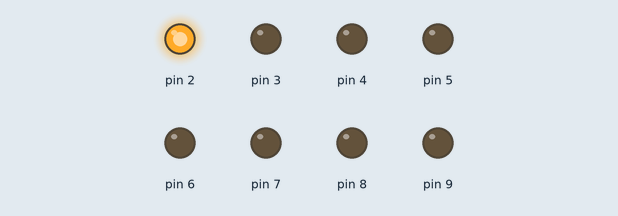
Bench run of a sketch on a simulated Arduino Uno, built with avr-gcc and run on an emulated ATmega328P. Shown: output pins drawn as LEDs (lit = HIGH).

Above: at 0.2 s.
At 1.2 s:
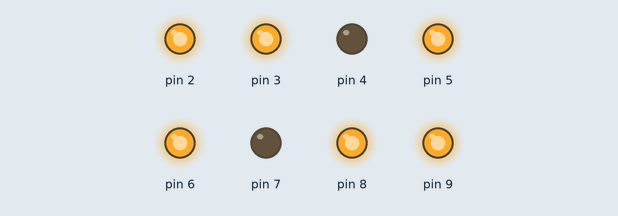
At 3.2 s:
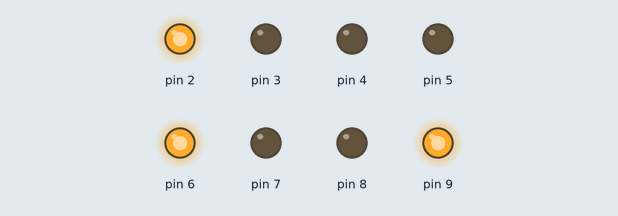
At 6.2 s:
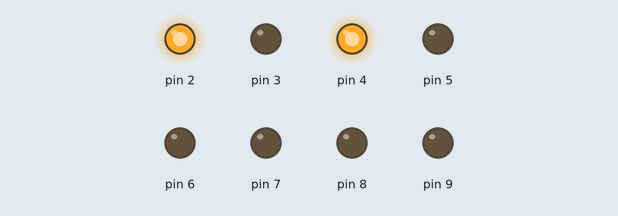
At 9.2 s:
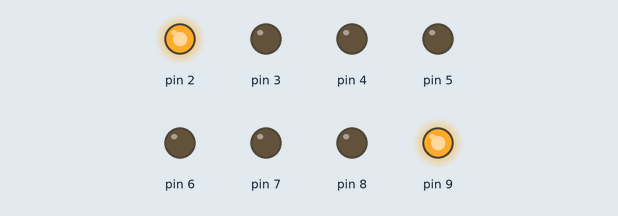
At 12.7 s:
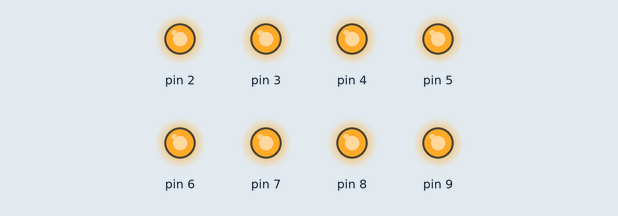
Timing chart, 0 to 13.0 s (numbered marks = the images above):
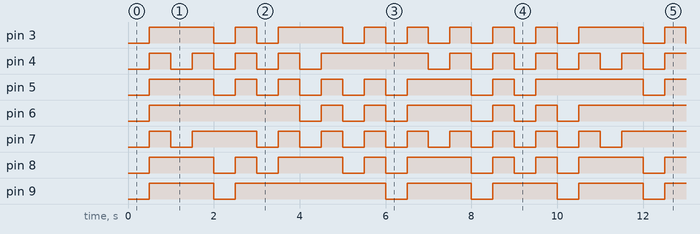

The sketch:

Number.ino
```cpp
/*
19 MC猜数字 - 1 电路搭建
太极创客
www.taichi-maker.com

此程序用于太极创客<<零基础入门学用Arduino教程>>中
MC猜数字电路测试使用。

2017-04-21
*/
void setup() {
  pinMode(2, INPUT_PULLUP);
  for (int i = 2; i <= 9; i++) {
    pinMode(i, OUTPUT);
  }
}

// the loop function runs over and over again forever
void loop() {
  int myNumber = 0;
  while(myNumber <= 9){
    displayNumber(myNumber);
    delay(500);
    displayClear();
    myNumber++;
    while(!digitalRead(2)){
      digitalWrite(5, LOW);
      digitalWrite(6, LOW);
      digitalWrite(7, LOW);
      digitalWrite(8, LOW);
      digitalWrite(9, LOW);
    }
    delay(500);
  }
}
void displayClear(){
  // 清理显示内容
  digitalWrite(3, HIGH);
  digitalWrite(4, HIGH);
  digitalWrite(5, HIGH);
  digitalWrite(6, HIGH);
  digitalWrite(7, HIGH);
  digitalWrite(8, HIGH);
  digitalWrite(9, HIGH);
}

void displayNumber(int number){
  switch(number){
    case 1:
      digitalWrite(4, LOW);
      digitalWrite(7, LOW);
      break;
    case 2:
      digitalWrite(3, LOW);
      digitalWrite(4, LOW);
      digitalWrite(5, LOW);
      digitalWrite(8, LOW);
      digitalWrite(9, LOW);
      break;
    case 3:
      digitalWrite(3, LOW);
      digitalWrite(4, LOW);
      digitalWrite(5, LOW);
      digitalWrite(7, LOW);
      digitalWrite(8, LOW);
      break;
    case 4:
      digitalWrite(4, LOW);
      digitalWrite(5, LOW);
      digitalWrite(6, LOW);
      digitalWrite(7, LOW);
      break;
    case 5:
      digitalWrite(3, LOW);
      digitalWrite(5, LOW);
      digitalWrite(6, LOW);
      digitalWrite(7, LOW);
      digitalWrite(8, LOW);
      break;
    case 6:
      digitalWrite(3, LOW);
      digitalWrite(5, LOW);
      digitalWrite(6, LOW);
      digitalWrite(7, LOW);
      digitalWrite(8, LOW);
      digitalWrite(9, LOW);
      break;
    case 7:
      digitalWrite(3, LOW);
      digitalWrite(4, LOW);
      digitalWrite(7, LOW);
      break;
    case 8:
      digitalWrite(3, LOW);
      digitalWrite(4, LOW);
      digitalWrite(5, LOW);
      digitalWrite(6, LOW);
      digitalWrite(7, LOW);
      digitalWrite(8, LOW);
      digitalWrite(9, LOW);
      break;
    case 9:
      digitalWrite(3, LOW);
      digitalWrite(4, LOW);
      digitalWrite(5, LOW);
      digitalWrite(6, LOW);
      digitalWrite(7, LOW);
      digitalWrite(8, LOW);
      break;
    case 0:
      digitalWrite(3, LOW);
      digitalWrite(4, LOW);
      digitalWrite(6, LOW);
      digitalWrite(7, LOW);
      digitalWrite(8, LOW);
      digitalWrite(9, LOW);
      break;
    default:
      digitalWrite(5, LOW);
    }
}
```

Measured:
- by itself, pin 3: repeats every 10.0 s: LOW 0.50 s, HIGH 0.50 s, LOW 0.50 s, HIGH 1.5 s, 5 × (LOW 0.50 s, HIGH 0.50 s), LOW 0.50 s, HIGH 1.5 s
- by itself, pin 4: repeats every 10.0 s: 3 × (LOW 0.50 s, HIGH 0.50 s), LOW 0.50 s, HIGH 2.5 s, 4 × (LOW 0.50 s, HIGH 0.50 s)
- by itself, pin 5: repeats every 10.0 s: 4 × (LOW 0.50 s, HIGH 0.50 s), LOW 0.50 s, HIGH 1.5 s, LOW 0.50 s, HIGH 0.50 s, LOW 0.50 s, HIGH 2.5 s
- by itself, pin 6: repeats every 10.0 s: 2 × (LOW 0.50 s, HIGH 0.50 s), LOW 0.50 s, HIGH 1.5 s, 2 × (LOW 0.50 s, HIGH 0.50 s), LOW 0.50 s, HIGH 3.5 s
- by itself, pin 7: repeats every 10.0 s: LOW 0.50 s, HIGH 1.5 s, 8 × (LOW 0.50 s, HIGH 0.50 s)
- by itself, pin 9: repeats every 10.0 s: LOW 0.50 s, HIGH 3.5 s, 3 × (LOW 0.50 s, HIGH 1.5 s)
- by itself, pin 8: repeats every 10.0 s: LOW 0.50 s, HIGH 0.50 s, LOW 0.50 s, HIGH 1.5 s, LOW 0.50 s, HIGH 0.50 s, LOW 0.50 s, HIGH 1.5 s, 2 × (LOW 0.50 s, HIGH 0.50 s), LOW 0.50 s, HIGH 1.5 s
